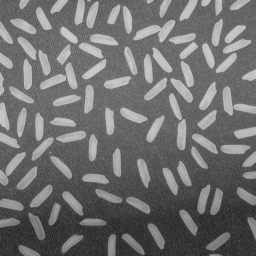
#> input picture data/a1images/rice.png, 256 x 256 px
$ jupyter execute Question9_Rice_Grain_Counting.ipynb
#> lines starting #> are read from the running program, lines starting #| are printed output that depends on the picture; after the words box and inside, x2 and y2 are one past the last pixel; in counts of white or black regions, pixels touching at a corner belong together
Question9 - Rice_Grain_Counting

[cell 1]
from pathlib import Path
import numpy as np
import cv2
import matplotlib.pyplot as plt
import os

images = {
    "8a": "../data/a1images/rice.png",  # Figure 8a
    "8b": "../data/a1images/Salt_and_pepper_noise_corrected.png"  # Figure 8b
}

output_dir = "../data/output_images"
os.makedirs(output_dir, exist_ok=True)

[cell 2]
# Function to fill holes
def fill_holes(bin255):
    inv = cv2.bitwise_not(bin255)
    h, w = inv.shape
    ffmask = np.zeros((h+2, w+2), np.uint8)
    flood = inv.copy()
    cv2.floodFill(flood, ffmask, (0,0), 255)
    holes = cv2.bitwise_not(flood)
    return cv2.bitwise_or(bin255, holes)

# Store final outputs for side-by-side visualization
final_segmented_images = {}
final_counts = {}

# Process each image
for suffix, path in images.items():
    g = cv2.imread(path, cv2.IMREAD_GRAYSCALE)
#> g is the input picture: shape (256, 256); min 40, max 204, mean 111.2
    if g is None:
        raise FileNotFoundError(path)

    # Denoising
    if suffix == "8a":
        g_d = cv2.GaussianBlur(g, (3,3), 0.8)
    else:
        g_d = cv2.medianBlur(g, 3)

    cv2.imwrite(f"{output_dir}/rice_{suffix}_denoised.png", g_d)

    # Background flattening
    k = cv2.getStructuringElement(cv2.MORPH_ELLIPSE, (31,31))
    bg = cv2.morphologyEx(g_d, cv2.MORPH_OPEN, k)
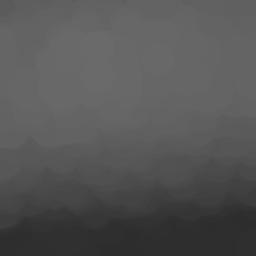
#> bg: shape (256, 256); min 44, max 106, mean 84.9
    flat = cv2.subtract(g_d, bg)
    flat = cv2.normalize(flat, None, 0, 255, cv2.NORM_MINMAX)
    cv2.imwrite(f"{output_dir}/rice_{suffix}_flattened.png", flat)

    # Otsu threshold
    _, th_raw = cv2.threshold(flat, 0, 255, cv2.THRESH_BINARY + cv2.THRESH_OTSU)
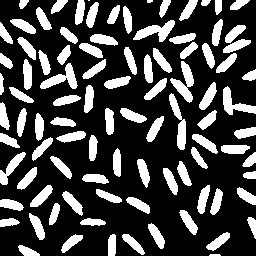
#> th_raw: shape (256, 256); 27.2% white; 95 white regions (2 under 20 px), largest, box (x1, y1, x2, y2) and area: (170, 61, 194, 103) 435, (133, 20, 175, 42) 414, (40, 63, 78, 89) 404
    if np.mean(flat[th_raw>0]) < np.mean(flat[th_raw==0]):
        th_raw = cv2.bitwise_not(th_raw)
    cv2.imwrite(f"{output_dir}/rice_{suffix}_mask.png", th_raw)

    # Morphology
    se = cv2.getStructuringElement(cv2.MORPH_ELLIPSE, (3,3))
    mask = cv2.morphologyEx(th_raw, cv2.MORPH_OPEN, se, iterations=1)
#> mask: shape (256, 256); 27.1% white; 96 white regions (1 under 20 px), largest, box (x1, y1, x2, y2) and area: (133, 20, 175, 42) 410, (40, 63, 78, 89) 403, (223, 86, 256, 115) 381
    mask = cv2.morphologyEx(mask, cv2.MORPH_CLOSE, se, iterations=2)
#> mask: shape (256, 256); 27.5% white; 80 white regions (1 under 20 px), largest, box (x1, y1, x2, y2) and area: (79, 34, 118, 79) 649, (216, 25, 251, 73) 623, (40, 45, 78, 89) 573

    # Remove tiny objects
    num, lab = cv2.connectedComponents(mask)
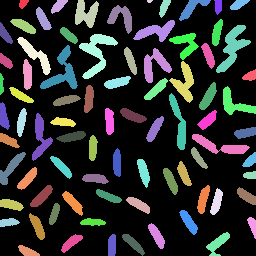
#> lab: shape (256, 256) int32; 81 distinct labels, from 0 to 80; one colour per label, 0 black
#> num = 81
    areas = np.bincount(lab.ravel())
#> areas = 81 values, max 47532 at index 0, min 14 at index 4, mean 809.1
    keep = np.ones(num, np.uint8)
#> keep = 81 values from 1 to 1
    keep[0] = 0
    minA, maxA = 30, 10000
    for i, a in enumerate(areas):
        if i==0: continue
        if a < minA or a > maxA: keep[i] = 0
#> this loop made 81 passes
#> a on passes 1 to 12: 47532, 61, 130, 412, 14, 121, 251, 92, 122, 340, 190, 208
#> after the loop, keep = 81 values, max 1 at index 1, min 0 at index 0, mean 0.975
    mask = (keep[lab]*255).astype(np.uint8)

    # Fill holes
    mask_filled = fill_holes(mask)
    cv2.imwrite(f"{output_dir}/rice_{suffix}_filled_mask.png", mask_filled)

    # Connected Components / Count
    n_final, lab_final = cv2.connectedComponents((mask_filled>0).astype(np.uint8))
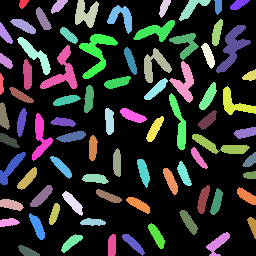
#> lab_final: shape (256, 256) int32; 80 distinct labels, from 0 to 79; one colour per label, 0 black
#> n_final = 80
    count = n_final-1  # exclude background
#> count = 79
    print(f"Rice grain count for Fig {suffix}: {count}")
#| Rice grain count for Fig 8a: 79
    final_counts[suffix] = count

    # Watershed (optional)
    bin8 = (mask_filled>0).astype(np.uint8)
    dist = cv2.distanceTransform(bin8, cv2.DIST_L2, 5)
    markers = (dist > 0.45*dist.max()).astype(np.uint8)
#> markers: shape (256, 256); values 0 (black) and 1 (white), 5.4% white in thin lines or dots
    _, markers = cv2.connectedComponents(markers)
#> markers: shape (256, 256) int32; 103 distinct labels, from 0 to 102
    markers = markers + 1
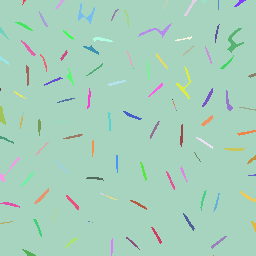
#> markers: shape (256, 256) int32; 103 distinct labels, from 1 to 103; one colour per label, 0 black
    markers[bin8==0] = 0
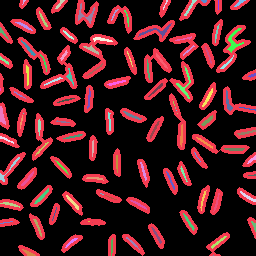
#> markers: shape (256, 256) int32; 104 distinct labels, from 0 to 103; one colour per label, 0 black
    rgb_for_ws = cv2.cvtColor(g, cv2.COLOR_GRAY2RGB)
    ws = cv2.watershed(rgb_for_ws.copy(), markers.astype(np.int32))
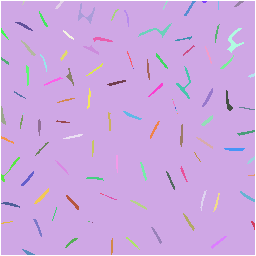
#> ws: shape (256, 256) int32; 102 distinct labels, from -1 to 102; one colour per label, 0 black, -1 white
    seg = (ws>1).astype(np.uint8)*255
#> seg: shape (256, 256); 5.3% white in thin lines or dots
    cv2.imwrite(f"{output_dir}/rice_{suffix}_segmented.png", seg)

    # Overlay
    overlay = rgb_for_ws.copy()
    overlay[mask_filled==0] = (overlay[mask_filled==0]*0.25).astype(np.uint8)
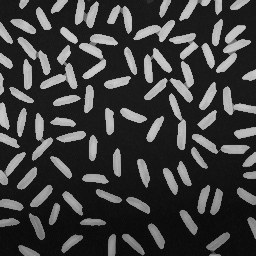
#> overlay: shape (256, 256, 3); min 10, max 204, mean 62.4
    cv2.imwrite(f"{output_dir}/rice_{suffix}_overlay.png", overlay)
    cv2.imwrite(f"{output_dir}/rice_{suffix}_original_vs_segmented.png",
                cv2.cvtColor(np.hstack([rgb_for_ws, cv2.cvtColor(seg, cv2.COLOR_GRAY2RGB)]), cv2.COLOR_RGB2BGR))
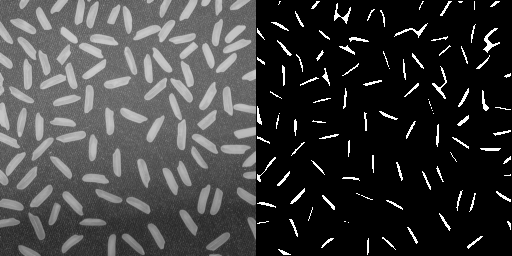
#> saved as rice_8a_original_vs_segmented.png: shape (256, 512, 3); min 0, max 255, mean 62.3

    # Save for side-by-side visualization
    final_segmented_images[suffix] = cv2.cvtColor(seg, cv2.COLOR_GRAY2RGB)

    # Display 6-panel figure
    plt.figure(figsize=(12,8))
    plt.suptitle(f"Rice Grain Counting - Fig {suffix}", fontsize=16)
    plt.subplot(2,3,1); plt.title("Original"); plt.imshow(g, cmap="gray"); plt.axis("off")
    plt.subplot(2,3,2); plt.title("Denoised"); plt.imshow(g_d, cmap="gray"); plt.axis("off")
    plt.subplot(2,3,3); plt.title("Flattened"); plt.imshow(flat, cmap="gray"); plt.axis("off")
    plt.subplot(2,3,4); plt.title("Otsu → Morph+Fill"); plt.imshow(mask_filled, cmap="gray"); plt.axis("off")
    plt.subplot(2,3,5); plt.title(f"Segmented (Count={count})"); plt.imshow(seg, cmap="gray"); plt.axis("off")
    #plt.subplot(2,3,6); plt.title("Original vs Segmented"); plt.imshow(np.hstack([rgb_for_ws, seg])); plt.axis("off")
    plt.tight_layout()
    plt.show()
#> pass 2 of the loop `for suffix, path in images.items():`:
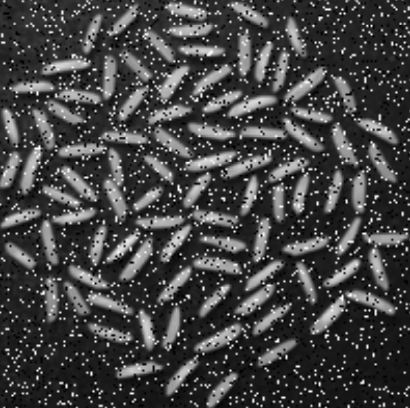
#> input picture data/a1images/Salt_and_pepper_noise_corrected.png, 410 x 408 px
#> g is the input picture: shape (408, 410); min 0, max 255, mean 68.6
#> bg: shape (408, 410)
#> th_raw: shape (408, 410); 26.2% white; 1052 white regions (959 under 20 px), largest, box (x1, y1, x2, y2) and area: (285, 67, 332, 123) 904, (362, 228, 408, 290) 896, (104, 149, 127, 222) 824
#> lab: shape (408, 410) int32; 247 distinct labels, from 0 to 246
#> num = 247
#> areas = 247 values, max 125632 at index 0, min 4 at index 1, mean 677.2
#> the loop `for i, a in enumerate(areas):` made 247 passes
#> a on passes 1 to 3: 125632, 4, 31
#> after the loop `for i, a in enumerate(areas):`: keep = 247 values, max 1 at index 2, min 0 at index 0, mean 0.312
#> inv: shape (408, 410); 76% white; 77 black regions, largest, box (x1, y1, x2, y2) and area: (33, 110, 127, 222) 1750, (269, 157, 313, 222) 1213, (311, 290, 398, 335) 1099
#> `n_final, lab_final = cv2.connectedComponents((mask_filled>0).astype(np..`:
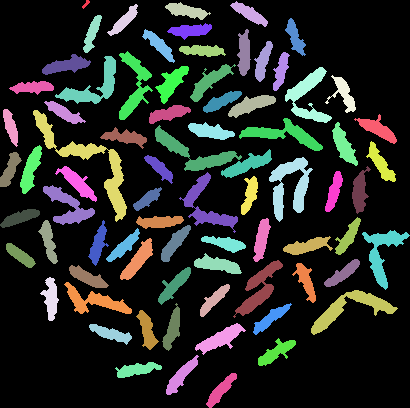
#> lab_final: shape (408, 410) int32; 78 distinct labels, from 0 to 77; one colour per label, 0 black
#> n_final = 78
#> count = 77
#| Rice grain count for Fig 8b: 77
#> dist: shape (408, 410) float32
#> ws: shape (408, 410) int32; 100 distinct labels, from -1 to 99
#> seg: shape (408, 410); 7.9% white; 98 white regions (6 under 20 px), largest, box (x1, y1, x2, y2) and area: (107, 152, 124, 216) 326, (201, 327, 240, 350) 262, (289, 70, 323, 98) 246
#> overlay: shape (408, 410, 3)
#> `cv2.imwrite(f"{output_dir}/rice_{suffix}_original_vs_segmented.png", c..`:
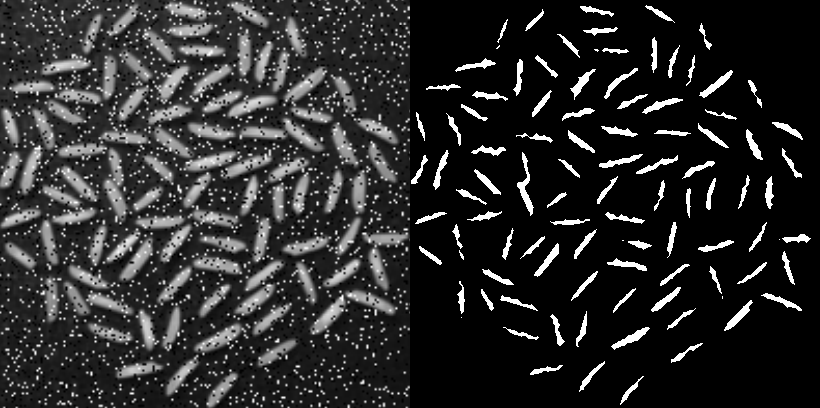
#> saved as rice_8b_original_vs_segmented.png: shape (408, 820, 3); min 0, max 255, mean 44.3

# Visualize both Fig 8a and 8b side-by-side
seg_8a = final_segmented_images["8a"]
#> seg_8a: shape (256, 256, 3); 5.3% white in thin lines or dots
seg_8b = final_segmented_images["8b"]
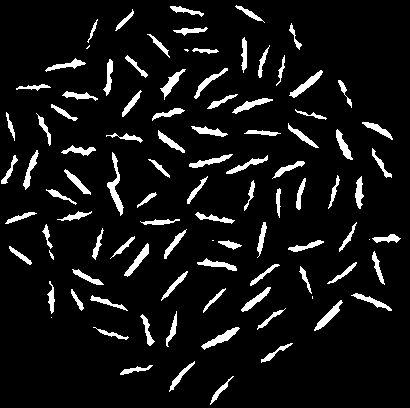
#> seg_8b: shape (408, 410, 3); 7.9% white; 98 white regions (6 under 20 px), largest, box (x1, y1, x2, y2) and area: (107, 152, 124, 216) 326, (201, 327, 240, 350) 262, (289, 70, 323, 98) 246

plt.figure(figsize=(14,7))
plt.subplot(1,2,1)
plt.title(f"Fig 8a - Rice.png (Count={final_counts['8a']})")
plt.imshow(seg_8a)
plt.axis("off")

plt.subplot(1,2,2)
plt.title(f"Fig 8b - Salt & Pepper Corrected (Count={final_counts['8b']})")
plt.imshow(seg_8b)
plt.axis("off")
plt.show()

[cell 3]
# Original vs Segmented Side-by-Side for Each Image

for suffix in ["8a", "8b"]:
    # Load the original grayscale image and RGB version
    if suffix == "8a":
        g_orig = cv2.imread("../data/a1images/rice.png", cv2.IMREAD_GRAYSCALE)
    else:
        g_orig = cv2.imread("../data/a1images/Salt_and_pepper_noise_corrected.png", cv2.IMREAD_GRAYSCALE)

    rgb_orig = cv2.cvtColor(g_orig, cv2.COLOR_GRAY2RGB)

    # Get the final segmented image from your processed results
    seg_img = final_segmented_images[suffix]

    # Convert segmentation to RGB if needed (just in case)
    if len(seg_img.shape) == 2:
        seg_img_rgb = cv2.cvtColor(seg_img, cv2.COLOR_GRAY2RGB)
    else:
        seg_img_rgb = seg_img.copy()

    # Stack original and segmented horizontally
    combined = np.hstack([rgb_orig, seg_img_rgb])

    # Display
    plt.figure(figsize=(14,7))
    plt.title(f"Original vs Segmented - Fig {suffix} (Count={final_counts[suffix]})")
    plt.imshow(combined)
    plt.axis("off")
    plt.show()
#> pass 2 of the loop `for suffix in ["8a", "8b"]:`:
